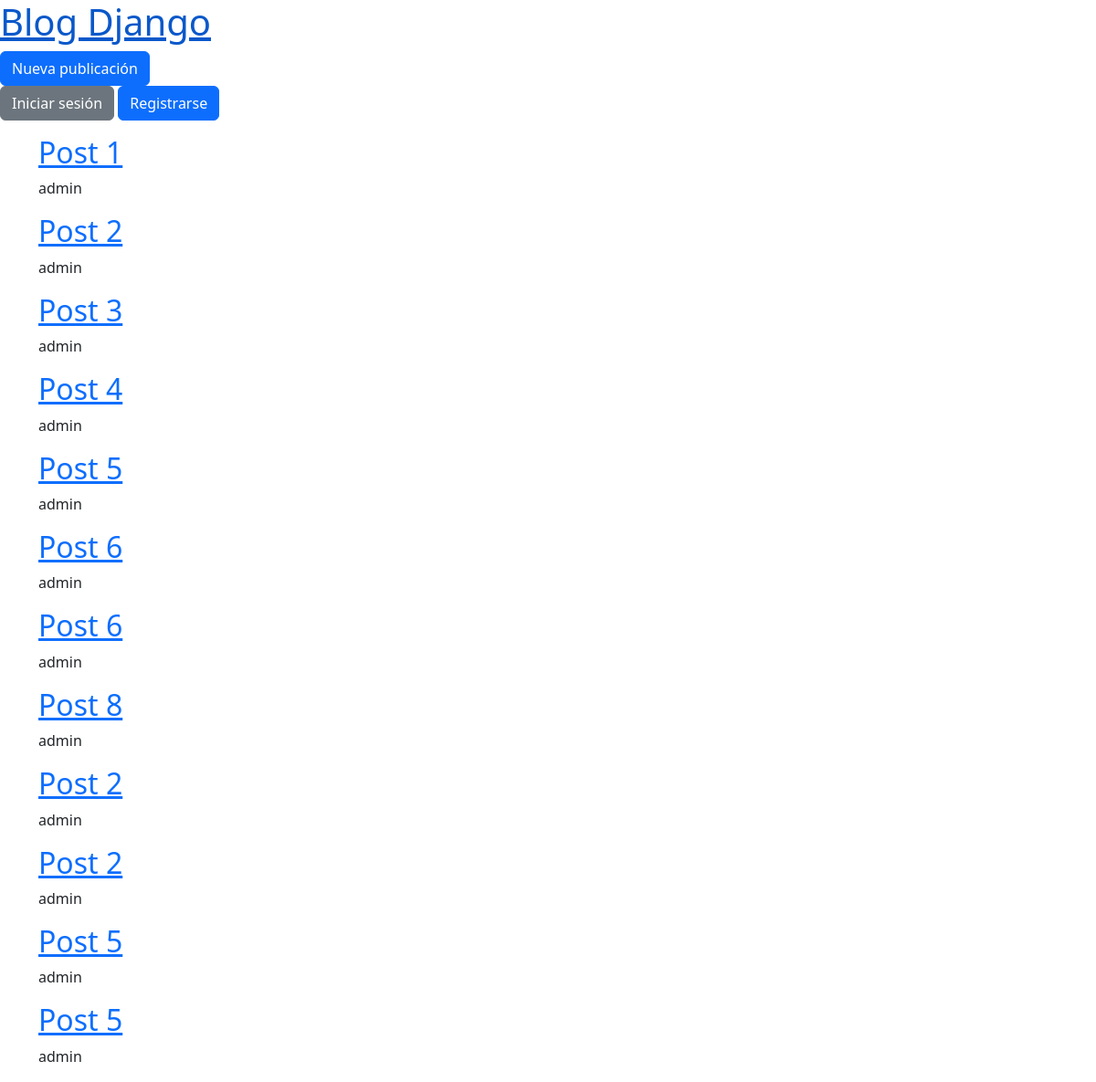
/, run on an earlier commit of the app's database.
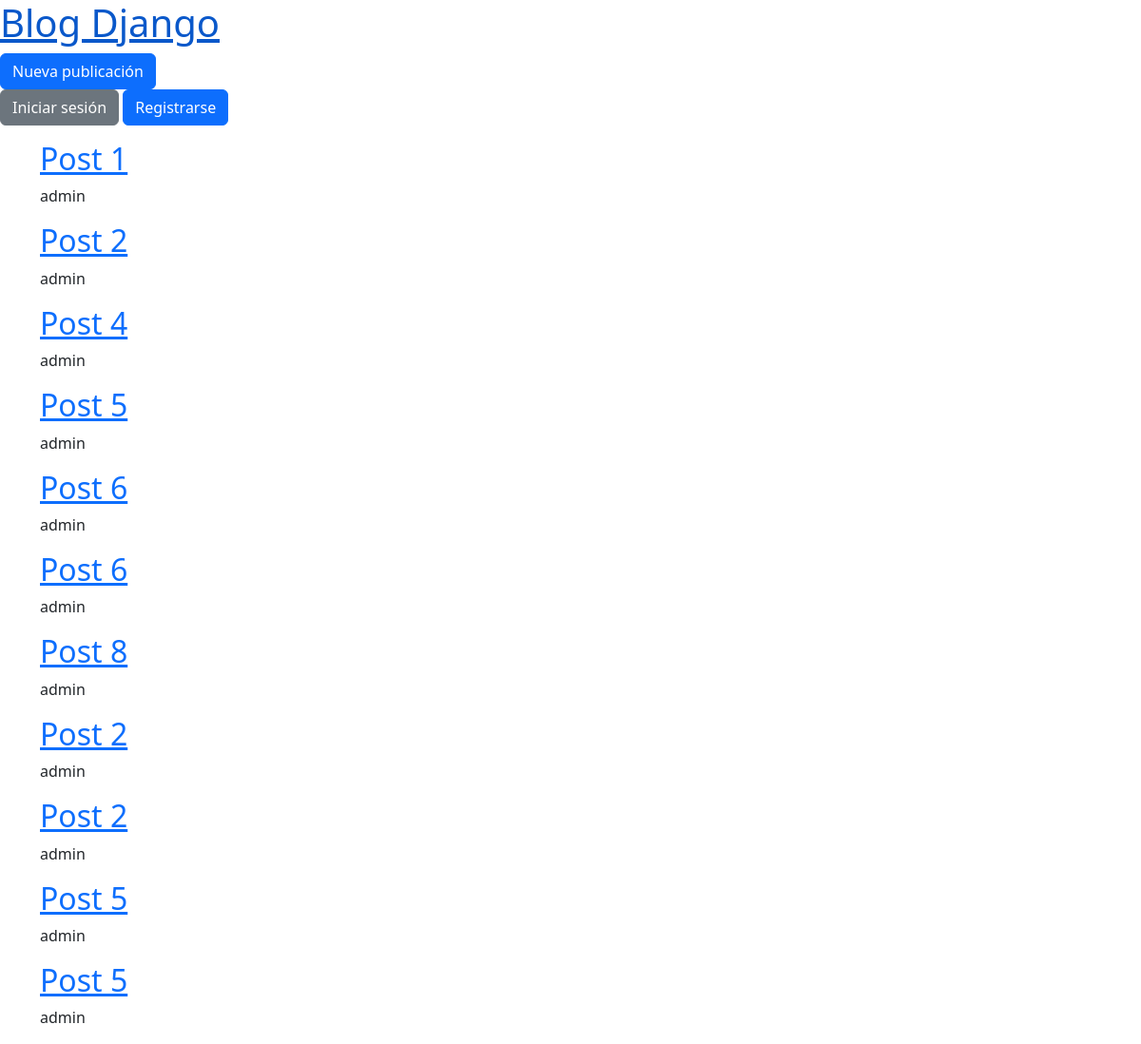
And on a later commit of the database.
### blog/models.py (models this page shows, shortened)
class Publication(models.Model):
    title = models.CharField(max_length=30)
    body = models.TextField()
    author = models.ForeignKey('auth.User', on_delete=models.CASCADE)
    date = models.DateTimeField(auto_now_add=True)
    updated = models.DateTimeField(auto_now=True)

### blog/views.py (the view)
# urls.py: path('', PublicationListView.as_view(), name='publications-list'),
class PublicationListView(ListView):
    model = Publication
    template_name = 'publications-list.html'

### templates/publications-list.html
{% extends "_base.html" %}
{% block content %}
    {%  for post in publication_list %}
    <h2> <a href="{% url 'publication-detail' post.pk %}"> {{ post.title }}</a></h2>
        <p>{{ post.author }} </p>
    {% endfor %}
{% endblock %}

What changed in the data, as far as the page shows it:
removed Publication: title "Post 3", author "admin"
